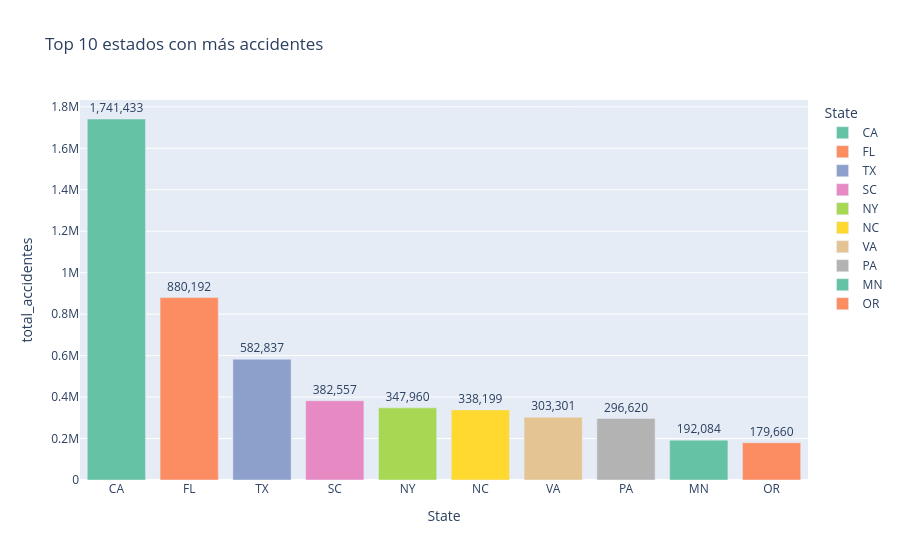

Notebook source saved alongside this figure:
### Markdown cell above
## ETAPA 4 - Gráficas con Plotly

### Code cell
import plotly.express as px

# Gráfica básica: barras con el Top 10 de estados con más accidentes (sobre el agregado, no el crudo)
top_estados_pd = agg_estado.limit(10).toPandas()

fig_bar = px.bar(top_estados_pd, x="State", y="total_accidentes", text="total_accidentes",
                  title="Top 10 estados con más accidentes",
                  color="State", color_discrete_sequence=px.colors.qualitative.Set2)
fig_bar.update_traces(texttemplate="%{y:,}", textposition="outside")
fig_bar.show()

### Figure 1 — Plotly figure (JSON) as saved in the notebook; plotly's stock layout.template omitted (floating-point values rounded to 4 significant figures)
{"data": [{"hovertemplate": "State=%{x}<br>total_accidentes=%{text}<extra></extra>", "legendgroup": "CA", "marker": {"color": "rgb(102,194,165)", "pattern": {"shape": ""}}, "name": "CA", "orientation": "v", "showlegend": true, "text": [1741000.0], "textposition": "outside", "texttemplate": "%{y:,}", "type": "bar", "x": ["CA"], "xaxis": "x", "y": [1741433], "yaxis": "y"}, {"hovertemplate": "State=%{x}<br>total_accidentes=%{text}<extra></extra>", "legendgroup": "FL", "marker": {"color": "rgb(252,141,98)", "pattern": {"shape": ""}}, "name": "FL", "orientation": "v", "showlegend": true, "text": [880200.0], "textposition": "outside", "texttemplate": "%{y:,}", "type": "bar", "x": ["FL"], "xaxis": "x", "y": [880192], "yaxis": "y"}, {"hovertemplate": "State=%{x}<br>total_accidentes=%{text}<extra></extra>", "legendgroup": "TX", "marker": {"color": "rgb(141,160,203)", "pattern": {"shape": ""}}, "name": "TX", "orientation": "v", "showlegend": true, "text": [582800.0], "textposition": "outside", "texttemplate": "%{y:,}", "type": "bar", "x": ["TX"], "xaxis": "x", "y": [582837], "yaxis": "y"}, {"hovertemplate": "State=%{x}<br>total_accidentes=%{text}<extra></extra>", "legendgroup": "SC", "marker": {"color": "rgb(231,138,195)", "pattern": {"shape": ""}}, "name": "SC", "orientation": "v", "showlegend": true, "text": [382600.0], "textposition": "outside", "texttemplate": "%{y:,}", "type": "bar", "x": ["SC"], "xaxis": "x", "y": [382557], "yaxis": "y"}, {"hovertemplate": "State=%{x}<br>total_accidentes=%{text}<extra></extra>", "legendgroup": "NY", "marker": {"color": "rgb(166,216,84)", "pattern": {"shape": ""}}, "name": "NY", "orientation": "v", "showlegend": true, "text": [348000.0], "textposition": "outside", "texttemplate": "%{y:,}", "type": "bar", "x": ["NY"], "xaxis": "x", "y": [347960], "yaxis": "y"}, {"hovertemplate": "State=%{x}<br>total_accidentes=%{text}<extra></extra>", "legendgroup": "NC", "marker": {"color": "rgb(255,217,47)", "pattern": {"shape": ""}}, "name": "NC", "orientation": "v", "showlegend": true, "text": [338200.0], "textposition": "outside", "texttemplate": "%{y:,}", "type": "bar", "x": ["NC"], "xaxis": "x", "y": [338199], "yaxis": "y"}, {"hovertemplate": "State=%{x}<br>total_accidentes=%{text}<extra></extra>", "legendgroup": "VA", "marker": {"color": "rgb(229,196,148)", "pattern": {"shape": ""}}, "name": "VA", "orientation": "v", "showlegend": true, "text": [303300.0], "textposition": "outside", "texttemplate": "%{y:,}", "type": "bar", "x": ["VA"], "xaxis": "x", "y": [303301], "yaxis": "y"}, {"hovertemplate": "State=%{x}<br>total_accidentes=%{text}<extra></extra>", "legendgroup": "PA", "marker": {"color": "rgb(179,179,179)", "pattern": {"shape": ""}}, "name": "PA", "orientation": "v", "showlegend": true, "text": [296600.0], "textposition": "outside", "texttemplate": "%{y:,}", "type": "bar", "x": ["PA"], "xaxis": "x", "y": [296620], "yaxis": "y"}, {"hovertemplate": "State=%{x}<br>total_accidentes=%{text}<extra></extra>", "legendgroup": "MN", "marker": {"color": "rgb(102,194,165)", "pattern": {"shape": ""}}, "name": "MN", "orientation": "v", "showlegend": true, "text": [192100.0], "textposition": "outside", "texttemplate": "%{y:,}", "type": "bar", "x": ["MN"], "xaxis": "x", "y": [192084], "yaxis": "y"}, {"hovertemplate": "State=%{x}<br>total_accidentes=%{text}<extra></extra>", "legendgroup": "OR", "marker": {"color": "rgb(252,141,98)", "pattern": {"shape": ""}}, "name": "OR", "orientation": "v", "showlegend": true, "text": [179700.0], "textposition": "outside", "texttemplate": "%{y:,}", "type": "bar", "x": ["OR"], "xaxis": "x", "y": [179660], "yaxis": "y"}], "layout": {"barmode": "relative", "legend": {"title": {"text": "State"}, "tracegroupgap": 0}, "title": {"text": "Top 10 estados con más accidentes"}, "xaxis": {"anchor": "y", "categoryarray": ["CA", "FL", "TX", "SC", "NY", "NC", "VA", "PA", "MN", "OR"], "categoryorder": "array", "domain": [0, 1], "title": {"text": "State"}}, "yaxis": {"anchor": "x", "domain": [0, 1], "title": {"text": "total_accidentes"}}}}
